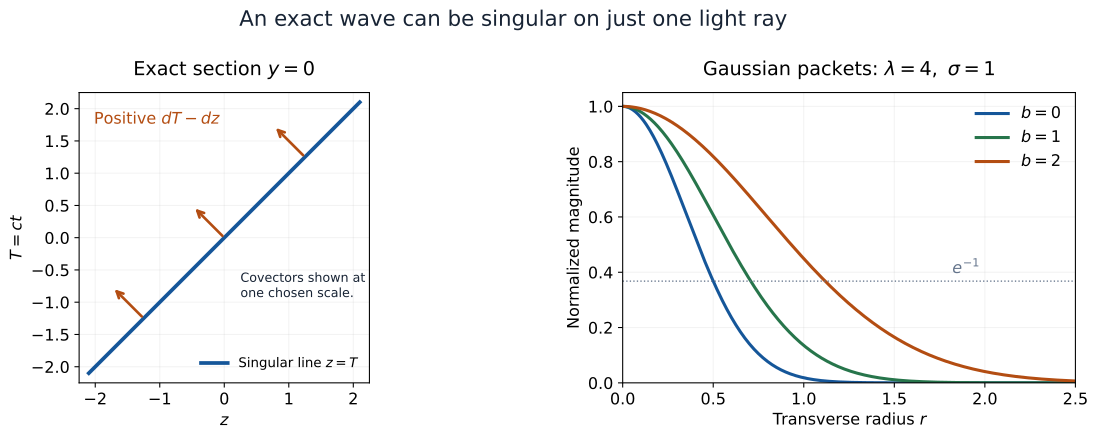

Here is the Python script that generated this plot:
"""Exact sections and normalized Gaussian magnitudes for AN01-U094; CC0."""
from pathlib import Path
import numpy as np
import matplotlib
matplotlib.use('Agg')
import matplotlib.pyplot as plt

out=Path(__file__).resolve().parent
plt.rcParams.update({'font.size':12,'svg.fonttype':'none','svg.hashsalt':'AN01-U094'})
ink='#172334';blue='#155699';orange='#b34d12';green='#27754b'
fig,(a,b)=plt.subplots(1,2,figsize=(12.2,4.8))
t=np.linspace(-2.1,2.1,201)
a.plot(t,t,color=blue,lw=2.8,label=r'Singular line $z=T$')
for q in [-1.25,0,1.25]:
 a.annotate('',xy=(q-.48,q+.48),xytext=(q,q),
            arrowprops={'arrowstyle':'->','color':orange,'lw':2})
a.set(xlim=(-2.25,2.25),ylim=(-2.25,2.25),xlabel=r'$z$',ylabel=r'$T=ct$')
a.set_aspect('equal')
a.set_title(r'Exact section $y=0$',pad=13)
a.text(-2.02,1.75,r'Positive $dT-dz$',color=orange,fontsize=12)
a.text(.25,-.92,'Covectors shown at\none chosen scale.',fontsize=9.5,color=ink)
a.grid(alpha=.16)
a.legend(loc='lower right',fontsize=10,frameon=False)
r=np.linspace(0,2.5,501)
for longitudinal,color in [(0,blue),(1,green),(2,orange)]:
 b.plot(r,np.exp(-4*r*r/(longitudinal*longitudinal+1)),color=color,lw=2.3,
        label=rf'$b={longitudinal}$')
b.set(xlabel=r'Transverse radius $r$',ylabel='Normalized magnitude',
      xlim=(0,2.5),ylim=(0,1.05))
b.set_title(r'Gaussian packets: $\lambda=4,\ \sigma=1$',pad=13)
b.axhline(np.exp(-1),color='#64748b',lw=1,ls=':')
b.text(1.82,np.exp(-1)+.025,r'$e^{-1}$',color='#64748b')
b.grid(alpha=.16)
b.legend(frameon=False)
fig.suptitle('An exact wave can be singular on just one light ray',fontsize=16,color=ink)
fig.subplots_adjust(top=.80,bottom=.17,left=.06,right=.98,wspace=.38)
svg=out/'exact-light-ray.svg'
fig.savefig(svg,bbox_inches='tight',metadata={'Date':None})
svg.write_bytes(('\n'.join(line.rstrip() for line in svg.read_text(encoding='utf-8').splitlines())+'\n').encode())
fig.savefig(out/'exact-light-ray.png',dpi=160,bbox_inches='tight')
plt.close(fig)
